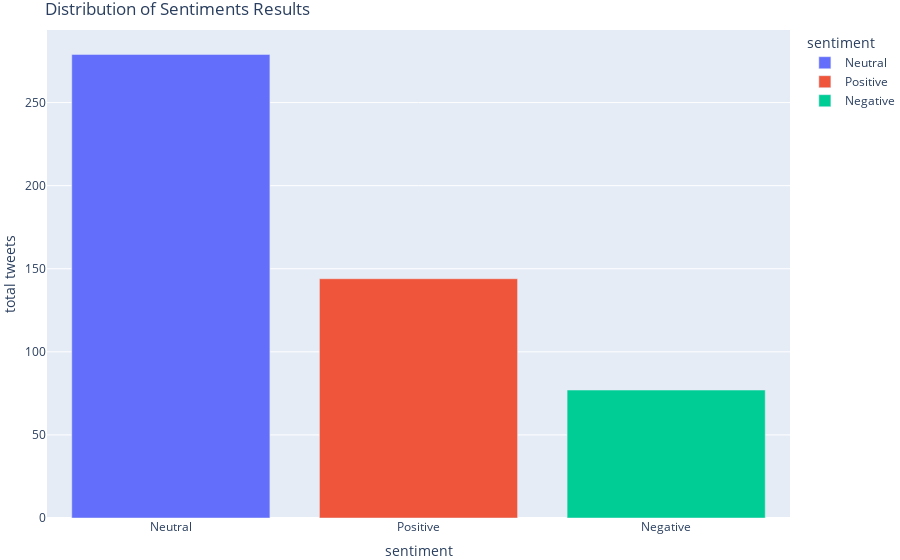

The notebook cell this image was saved under:
### Code cell
# creazione del grafico della distribuzione dei tweet positivi, neutrali e negativi
sentiment_barchart = px.bar(sentiment, x = 'sentiment', y='total tweets', color='sentiment')

sentiment_barchart.update_layout(title='Distribution of Sentiments Results',
                                  margin={"r": 0, "t": 30, "l": 0, "b": 0})

sentiment_barchart.show()

### Figure 1 — Plotly figure (JSON) as saved in the notebook; plotly's stock layout.template omitted (floating-point values rounded to 4 significant figures)
{"data": [{"alignmentgroup": "True", "hovertemplate": "sentiment=%{x}<br>total tweets=%{y}<extra></extra>", "legendgroup": "Neutral", "marker": {"color": "#636efa", "pattern": {"shape": ""}}, "name": "Neutral", "offsetgroup": "Neutral", "orientation": "v", "showlegend": true, "textposition": "auto", "type": "bar", "x": ["Neutral"], "xaxis": "x", "y": [279], "yaxis": "y"}, {"alignmentgroup": "True", "hovertemplate": "sentiment=%{x}<br>total tweets=%{y}<extra></extra>", "legendgroup": "Positive", "marker": {"color": "#EF553B", "pattern": {"shape": ""}}, "name": "Positive", "offsetgroup": "Positive", "orientation": "v", "showlegend": true, "textposition": "auto", "type": "bar", "x": ["Positive"], "xaxis": "x", "y": [144], "yaxis": "y"}, {"alignmentgroup": "True", "hovertemplate": "sentiment=%{x}<br>total tweets=%{y}<extra></extra>", "legendgroup": "Negative", "marker": {"color": "#00cc96", "pattern": {"shape": ""}}, "name": "Negative", "offsetgroup": "Negative", "orientation": "v", "showlegend": true, "textposition": "auto", "type": "bar", "x": ["Negative"], "xaxis": "x", "y": [77], "yaxis": "y"}], "layout": {"barmode": "relative", "legend": {"title": {"text": "sentiment"}, "tracegroupgap": 0}, "margin": {"b": 0, "l": 0, "r": 0, "t": 30}, "title": {"text": "Distribution of Sentiments Results"}, "xaxis": {"anchor": "y", "categoryarray": ["Neutral", "Positive", "Negative"], "categoryorder": "array", "domain": [0, 1], "title": {"text": "sentiment"}}, "yaxis": {"anchor": "x", "domain": [0, 1], "title": {"text": "total tweets"}}}}
